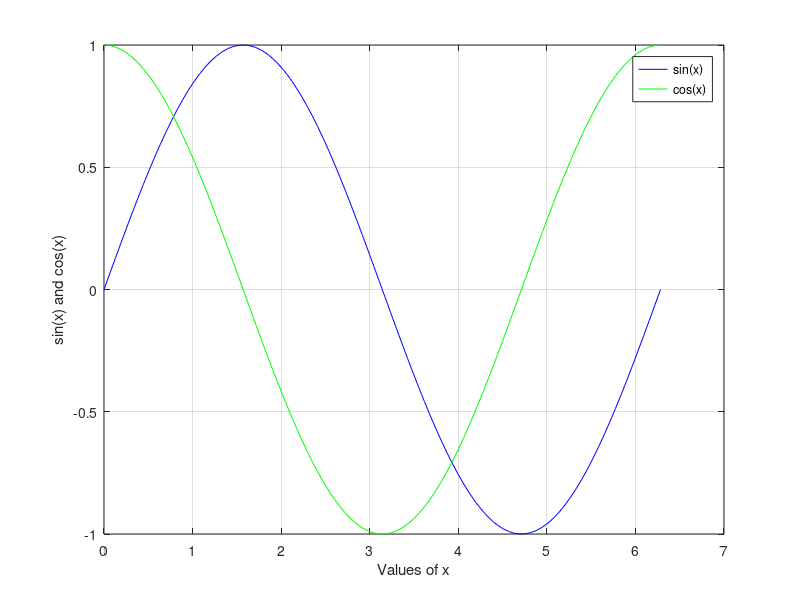

The MATLAB script that drew this image:
clc
clear
x = linspace(0,2*pi,100)
y = sin(x)
z = cos(x)
plot(x,y,'b')
hold on
plot(x,z,'g')
grid on
xlabel("Values of x")
ylabel("sin(x) and cos(x)")
legend('sin(x)','cos(x)')
